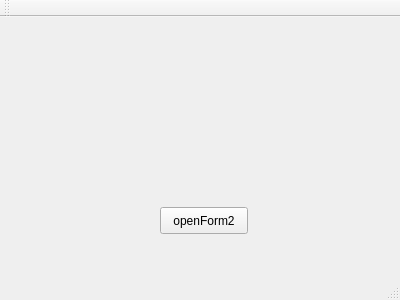
<?xml version="1.0" encoding="UTF-8"?>
<ui version="4.0">
 <class>MainWindow</class>
 <widget class="QMainWindow" name="MainWindow">
  <property name="geometry">
   <rect>
    <x>0</x>
    <y>0</y>
    <width>400</width>
    <height>300</height>
   </rect>
  </property>
  <property name="windowTitle">
   <string>MainWindow</string>
  </property>
  <widget class="QWidget" name="centralWidget">
   <widget class="QPushButton" name="pushButtonOpen">
    <property name="geometry">
     <rect>
      <x>160</x>
      <y>190</y>
      <width>88</width>
      <height>27</height>
     </rect>
    </property>
    <property name="text">
     <string>openForm2</string>
    </property>
   </widget>
  </widget>
  <widget class="QMenuBar" name="menuBar">
   <property name="geometry">
    <rect>
     <x>0</x>
     <y>0</y>
     <width>400</width>
     <height>25</height>
    </rect>
   </property>
  </widget>
  <widget class="QToolBar" name="mainToolBar">
   <attribute name="toolBarArea">
    <enum>TopToolBarArea</enum>
   </attribute>
   <attribute name="toolBarBreak">
    <bool>false</bool>
   </attribute>
  </widget>
  <widget class="QStatusBar" name="statusBar"/>
 </widget>
 <layoutdefault spacing="6" margin="11"/>
 <resources/>
 <connections/>
</ui>
